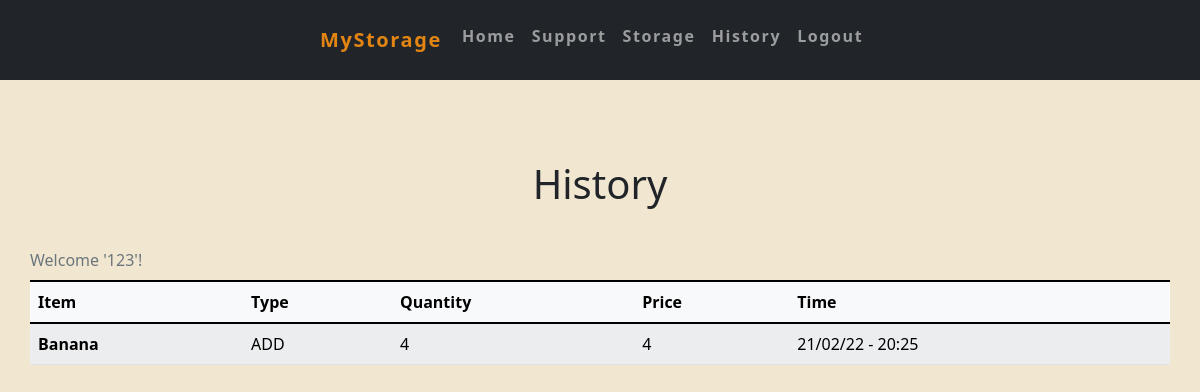
The app's page /history (signed in), older data.
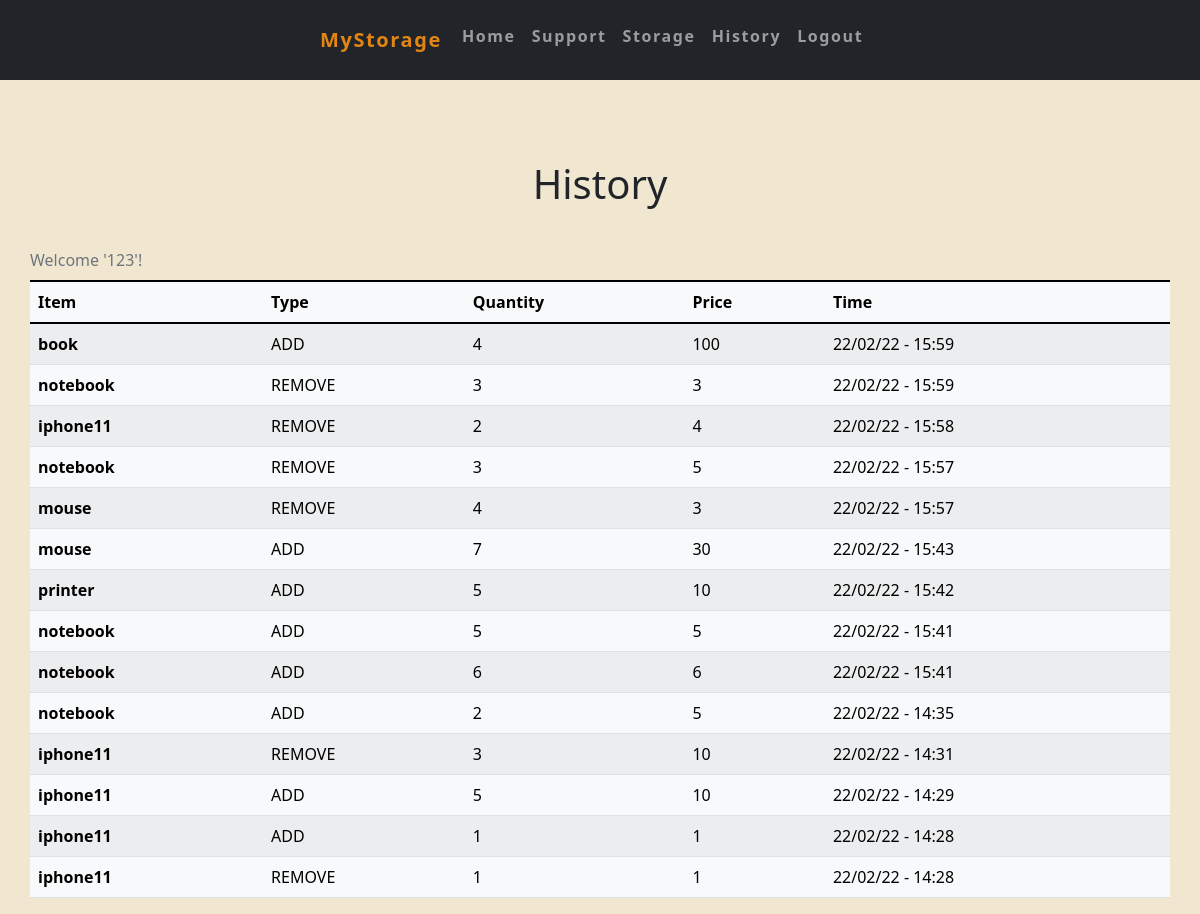
The same page, newer data.
### app/models.py (models this page shows, shortened)
class user(db.Model):
    id = db.Column(db.Integer(), primary_key=True)
    username = db.Column(db.String(length=30), nullable=False, unique=True)
    password_hash = db.Column(db.String(length=60), nullable=False)
    items = db.relationship('storage', backref='owned_user', lazy=True)
    time = db.relationship('history', backref='owner_history', lazy=True)

class history(db.Model):
    id = db.Column(db.Integer(), primary_key=True)
    item = db.Column(db.String(length=30), nullable=False)
    type = db.Column(db.String(length=7), nullable=False)
    quantity = db.Column(db.Integer(), nullable=False)
    price = db.Column(db.Integer())
    time = db.Column(db.String(length=60), nullable=False)
    owner = db.Column(db.Integer(), db.ForeignKey('user.id'))

### app/routes.py (the view)
@app.route('/history')
@login_required
def history_page():
    user_id = session.get("user_id")
    username = user.query.all()[user_id - 1].username
    user_history = history.query.filter_by(owner=session.get("user_id")).order_by(desc(history.time)).all()
    if not user_history:
        empty = True
        return render_template('storage.html', empty=empty, username=username)
    else:
        empty = False
        return render_template("history.html", user_history=user_history, empty=empty, username=username)

### app/helpers.py (called while the page is built)
def login_required(f):
    @wraps(f)
    def decorated_function(*args, **kwargs):
        if session.get("user_id") is None:
            return redirect("/login")
        return f(*args, **kwargs)
    return decorated_function

### app/templates/history.html (shortened to what this page needs)
{% extends 'base.html' %}
{% block main %}
    <main class="container-md">
        <div class="row text-center">
            <h1>History</h1>
        </div><br>
        <div class="row table-responsive">
            <table class="table table-light table-striped table-hover caption-top">
                <caption>Welcome '{{ username }}'!</caption>
                <thead class="thead-dark">
                    <tr>
                        <th scope="col">Item</th>
                        <th scope="col">Type</th>
                        <th scope="col">Quantity</th>
                        <th scope="col">Price</th>
                        <th scope="col">Time</th>
                    </tr>
                </thead>
                <tbody>
                    {% if empty == False %}
                    {% for row in user_history %}
                        <tr>
                            <th scope="row">{{ row.item }}</th>
                            <td style="text-transform:uppercase;">{{ row.type }}</td>
                            <td>{{ row.quantity }}</td>
                            <td>{{ row.price }}</td>
                            <td>{{ row.time }}</td>
                        </tr>
                    {% endfor %}
                    {% else %}
                    <tr>
                        <th scope="row"></th>
                        <td class="td-secondchild" style="text-align: center;">No items</td>
                        <td></td>
                    </tr>
                    {% endif %}
                </tbody>
            </table>
        </div>
    </main>
{% endblock %}

### app/templates/base.html (shortened to what this page needs)
<!DOCTYPE html>
<html lang="en-us">
<head>
    <link href="https://cdn.jsdelivr.net/npm/bootstrap@5.1.3/dist/css/bootstrap.min.css" rel="stylesheet">
    <link rel="stylesheet" href="https://cdn.jsdelivr.net/npm/bootstrap-icons@1.8.1/font/bootstrap-icons.css">
    <link rel="stylesheet" type="text/css" href="..\static\styles.css">
</head>
<body>
    <header>
        <nav class="navbar navbar-expand-lg fixed-top navbar-dark bg-dark">
            <a class="navbar-brand mx-auto mobile-logo" style="color: rgb(226, 133, 19);" href="#">
                MyStorage
            </a>
            <div class="container-fluid">
              <div class="navbar-collapse navbar-expand" id="navbarSupportedContent">
                <ul class="navbar-nav mb-2 mb-lg-2">
                    <li class="nav-item">
                        <a class="nav-link" aria-current="page" href="{{ url_for('home_page') }}">Home</a>
                    </li>
                    <li class="nav-item">
                        <a class="nav-link" href="home#contact">Support</a>
                    </li>
                    {% if session["user_id"] %}
                        <li class="nav-item">
                            <a class="nav-link" href="storage">Storage</a>
                        </li>
                        <li class="nav-item">
                            <a class="nav-link" href="{{ url_for('history_page') }}">History</a>
                        </li>
                        <li class="nav-item">
                            <a class="nav-link" href="{{ url_for('logout_page') }}">Logout</a>
                        </li>
                    {% endif %}
                </ul>
              </div>
            </div>
        </nav>
    </header>
    {% block main %}{% endblock %}
</body>
</html>

### app/static/styles.css (style rules this page uses)
@media screen and (min-width: 950px) { .navbar { font-size: 100%; font-weight: 700; letter-spacing: 0.1rem; padding: 1rem 20rem; } }
@media screen and (min-width: 950px) { main { margin: 0; box-sizing: border-box; overflow-x: hidden; padding: 10rem 2rem 0 5rem; } }
html, body { height: 100%; }
body { position: relative; min-height: 100%; background-color: #f1e7d0; margin: 0; padding: 0; box-sizing: border-box; overflow-x: hidden; }

Row changes from the older to the newer data that the page shows:
added history: item "book", type "ADD", quantity "4", price "100", time "22/02/22 - 15:59"
added history: item "notebook", type "REMOVE", quantity "3", price "3", time "22/02/22 - 15:59"
added history: item "iphone11", type "REMOVE", quantity "2", price "4", time "22/02/22 - 15:58"
added history: item "notebook", type "REMOVE", quantity "3", price "5", time "22/02/22 - 15:57"
added history: item "mouse", type "REMOVE", quantity "4", price "3", time "22/02/22 - 15:57"
added history: item "mouse", type "ADD", quantity "7", price "30", time "22/02/22 - 15:43"
added history: item "printer", type "ADD", quantity "5", price "10", time "22/02/22 - 15:42"
added history: item "notebook", type "ADD", quantity "5", price "5", time "22/02/22 - 15:41"
added history: item "notebook", type "ADD", quantity "6", price "6", time "22/02/22 - 15:41"
added history: item "notebook", type "ADD", quantity "2", price "5", time "22/02/22 - 14:35"
added history: item "iphone11", type "REMOVE", quantity "3", price "10", time "22/02/22 - 14:31"
added history: item "iphone11", type "ADD", quantity "5", price "10", time "22/02/22 - 14:29"
changed history (number 13 of 14 on the later page): item "Banana" → "iphone11"; quantity "4" → "1"; price "4" → "1"; time "21/02/22 - 20:25" → "22/02/22 - 14:28"
added history: item "iphone11", type "REMOVE", quantity "1", price "1", time "22/02/22 - 14:28"
